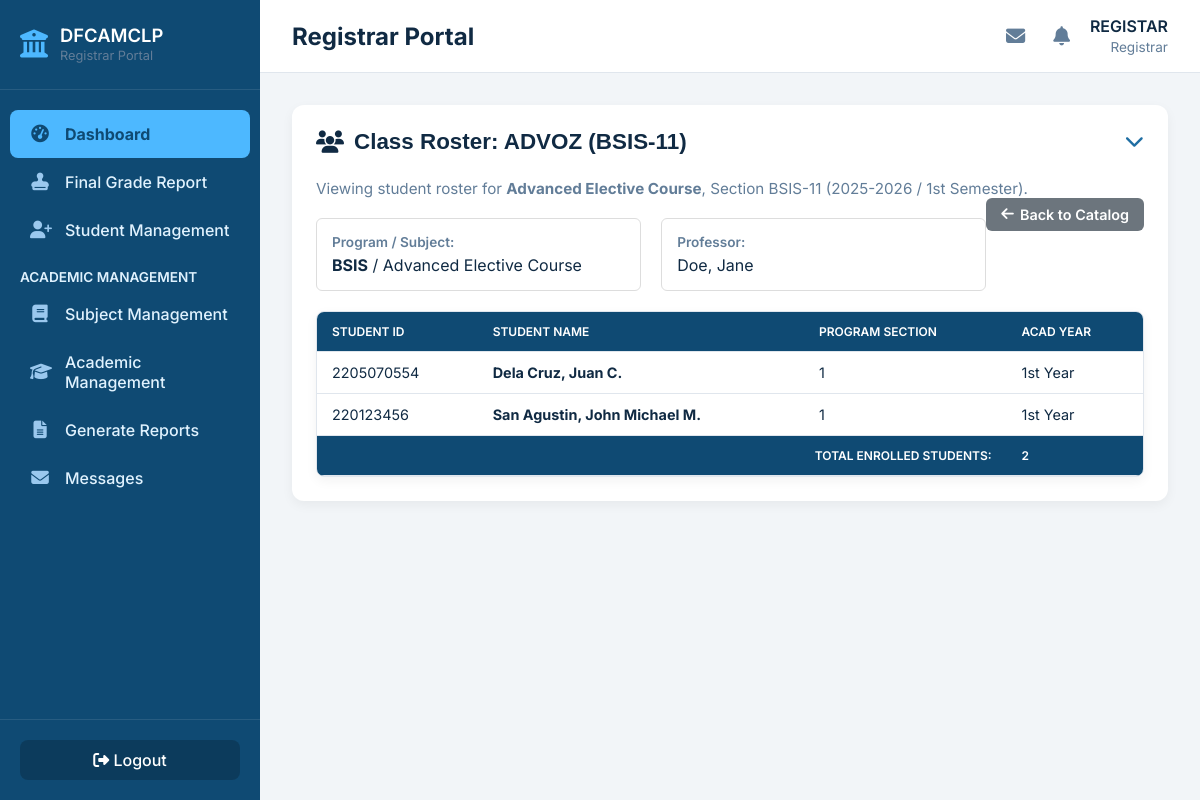
The app's page /registrar_subjects.php?class_id=28 (signed in) with its own data.
### tables this page shows
CREATE TABLE `subject` (
  `subject_id` int(11) NOT NULL,
  `subject_code` varchar(20) NOT NULL,
  `subject_name` varchar(100) NOT NULL,
  `program_offered` enum('BSIS','BSCPE','ALL') NOT NULL DEFAULT 'BSIS',
  `has_lab` tinyint(1) NOT NULL DEFAULT 0,
  `description` text DEFAULT NULL,
  `semester` int(11) NOT NULL,
  `year_level` int(11) NOT NULL,
  `program_head_id` int(11) NOT NULL
);

CREATE TABLE `classes` (
  `class_id` int(11) NOT NULL,
  `subject_id` int(11) NOT NULL,
  `professor_sid` bigint(20) NOT NULL,
  `academic_year` varchar(10) NOT NULL,
  `semester` varchar(50) NOT NULL,
  `section` varchar(50) DEFAULT NULL,
  `midterm_submission_start` datetime DEFAULT NULL COMMENT 'Timestamp when midterm grades were first submitted',
  `midterm_finalized_at` datetime DEFAULT NULL COMMENT 'Timestamp when midterm grades were locked',
  `final_submission_start` datetime DEFAULT NULL COMMENT 'Timestamp when final grades were first submitted',
  `final_finalized_at` datetime DEFAULT NULL COMMENT 'Timestamp when final grades were locked',
  `finalization_date` datetime DEFAULT NULL,
  `is_finalized` tinyint(1) NOT NULL DEFAULT 0
);

CREATE TABLE `user_profiles` (
  `profile_id` int(11) NOT NULL,
  `sid` bigint(20) NOT NULL,
  `student_id` varchar(20) DEFAULT NULL,
  `first_name` varchar(50) DEFAULT NULL,
  `middle_name` varchar(50) DEFAULT NULL,
  `last_name` varchar(50) DEFAULT NULL,
  `program` varchar(100) DEFAULT NULL,
  `section` char(1) DEFAULT NULL,
  `academic_year` enum('1st Year','2nd Year','3rd Year','4th Year','5th Year') NOT NULL DEFAULT '1st Year'
);

### registrar_subjects.php (the view, shortened to what this page needs)
<?php
include 'db.php';
$catalog_data = [];
$class_details_id = filter_input(INPUT_GET, 'class_id', FILTER_VALIDATE_INT);
try {
    $params = [];
    $stmt_catalog = $conn->prepare("
        SELECT
            s.subject_id, s.subject_code, s.subject_name, s.program_offered, s.year_level, s.semester, s.has_lab,
            c.class_id, c.academic_year, c.semester as class_semester, c.section,
            p.sid as professor_sid, up_prof.first_name as prof_first_name, up_prof.last_name as prof_last_name
        FROM subject s
        LEFT JOIN classes c ON s.subject_id = c.subject_id
        LEFT JOIN users p ON c.professor_sid = p.sid AND p.role = 'professor'
        LEFT JOIN user_profiles up_prof ON p.sid = up_prof.sid
        ORDER BY s.program_offered, s.year_level, s.semester, s.subject_code, c.academic_year, c.section
    ");
    $stmt_catalog->execute($params);
    $raw_data = $stmt_catalog->fetchAll(PDO::FETCH_ASSOC);
    $catalog_data = [];
    foreach ($raw_data as $row) {
        $program_key = $row['program_offered'];
        $subject_key = $row['subject_id'];
        $class_key = $row['class_id'];
        if (!isset($catalog_data[$program_key])) {
            $catalog_data[$program_key] = [
                'name' => $program_key,
                'subjects' => []
            ];
        }
        if (!isset($catalog_data[$program_key]['subjects'][$subject_key])) {
            $catalog_data[$program_key]['subjects'][$subject_key] = [
                'code' => $row['subject_code'],
                'name' => $row['subject_name'],
                'year' => $row['year_level'],
                'sem' => $row['semester'],
                'has_lab' => $row['has_lab'],
                'classes' => []
            ];
        }
        if ($row['class_id'] !== null) {
            $catalog_data[$program_key]['subjects'][$subject_key]['classes'][$class_key] = [
                'id' => $row['class_id'],
                'acad_year' => $row['academic_year'],
                'semester' => $row['class_semester'],
                'section' => $row['section'],
                'professor' => [
                    'sid' => $row['professor_sid'],
                    'name' => ($row['prof_last_name'] && $row['prof_first_name'])
                        ? htmlspecialchars($row['prof_last_name'] . ', ' . $row['prof_first_name'])
                        : 'N/A'
                ],
                'students' => []
            ];
        }
    }
} catch (PDOException $e) {
    $db_error = "Database error fetching catalog data: " . $e->getMessage();
}
$enrolled_students = [];
$class_info = null;
if ($class_details_id) {
    try {
        $stmt_students = $conn->prepare("
            SELECT
                u.sid,
                up.student_id,
                up.last_name,
                up.first_name,
                up.middle_name,
                up.section,
                up.academic_year
            FROM enrollment e
            JOIN users u ON e.student_sid = u.sid
            JOIN user_profiles up ON u.sid = up.sid
            WHERE e.class_id = ?
            ORDER BY up.last_name, up.first_name
        ");
        $stmt_students->execute([$class_details_id]);
        $enrolled_students = $stmt_students->fetchAll(PDO::FETCH_ASSOC);
        foreach ($catalog_data as $program) {
            foreach ($program['subjects'] as $subject) {
                if (isset($subject['classes'][$class_details_id])) {
                    $class_info = $subject['classes'][$class_details_id];
                    $class_info['subject_code'] = $subject['code'];
                    $class_info['subject_name'] = $subject['name'];
                    $class_info['program'] = $program['name'];
                    break 2;
                }
            }
        }
    } catch (PDOException $e) {
        $db_error = "Database error fetching enrolled students: " . $e->getMessage();
        $class_details_id = null;
    }
}
include_once 'registrar_header.php';
?>
<?php if ($class_details_id && $class_info): ?>
<section class="content-section" id="class-roster-section">
    <button type="button" class="collapsible-header active" data-default-open="true">
        <h2>
            <i class="fa-solid fa-users"></i> Class Roster: <?= htmlspecialchars($class_info['subject_code']); ?> (<?= htmlspecialchars($class_info['section']); ?>)
        </h2>
        <i class="fa-solid fa-chevron-down collapse-icon"></i>
    </button>
    <div class="collapsible-content">
        <p class="description">
            Viewing student roster for <strong><?= htmlspecialchars($class_info['subject_name']); ?></strong>, Section <?= htmlspecialchars($class_info['section']); ?> (<?= htmlspecialchars($class_info['acad_year']); ?> / <?= htmlspecialchars($class_info['semester']); ?>).
            <a href="registrar_subjects.php" class="reject-btn" style="float: right;">
                <i class="fa-solid fa-arrow-left"></i> Back to Catalog
            </a>
        </p>
        <div style="display: grid; grid-template-columns: 1fr 1fr; gap: 20px; margin-bottom: 20px;">
            <div class="info-card">
                <label>Program / Subject:</label>
                <p><strong><?= htmlspecialchars($class_info['program']); ?></strong> / <?= htmlspecialchars($class_info['subject_name']); ?></p>
            </div>
            <div class="info-card">
                <label>Professor:</label>
                <p><?= htmlspecialchars($class_info['professor']['name']); ?></p>
            </div>
        </div>
        <?php if (!empty($enrolled_students)): ?>
            <div class="table-container">
                <table class="review-table">
                    <thead>
                        <tr>
                            <th>Student ID</th>
                            <th>Student Name</th>
                            <th>Program Section</th>
                            <th>Acad Year</th>
                        </tr>
                    </thead>
                    <tbody>
                        <?php foreach ($enrolled_students as $student): ?>
                        <tr>
                            <td><?= htmlspecialchars($student['student_id']); ?></td>
                            <td><strong><?= htmlspecialchars($student['last_name'] . ', ' . $student['first_name'] . ' ' . substr($student['middle_name'], 0, 1) . '.'); ?></strong></td>
                            <td><?= htmlspecialchars($student['section']); ?></td>
                            <td><?= htmlspecialchars($student['academic_year']); ?></td>
                        </tr>
                        <?php endforeach; ?>
                    </tbody>
                    <tfoot>
                        <tr>
                            <th colspan="3" style="text-align: right;">Total Enrolled Students:</th>
                            <th><?= count($enrolled_students); ?></th>
                        </tr>
                    </tfoot>
                </table>
            </div>
        <?php else: ?>
            <p class="no-data">No students are currently enrolled in this section.</p>
        <?php endif; ?>
    </div>
</section>
<?php endif; ?>
<?php
include 'registrar_footer.php';
?>

### registrar_header.php (style rules this page uses)
:root { --nav-dark: #0f4a73; --panel-blue: #1f6ea3; --bg-light: #f2f5f8; --white: #ffffff; --text-dark: #102a43; --text-light: #627d98; --accent-light: #4db8ff; --shadow: 0 4px 12px rgba(0, 0, 0, 0.05); --shadow-md: 0 6px 15px rgba(0, 0, 0, 0.08); --critical: #cc3333; --success-green: #28a745; --warning-orange: #f5a623; --info-blue: #17a2b8; --border-color: #e0e6ed; --navy: var(--nav-dark); --mid: var(--text-dark); --accent: var(--accent-light); --background: var(--bg-light); }
* { box-sizing: border-box; margin: 0; padding: 0; }
body { font-family: 'Inter', 'Segoe UI', sans-serif; background: var(--bg-light); color: var(--text-dark); display: flex; height: 100vh; overflow: hidden; }
.content-section { background: var(--white); border-radius: 12px; padding: 24px; box-shadow: var(--shadow); margin-bottom: 32px; }
.content-section h2 { font-size: 1.25rem; font-weight: 700; color: var(--panel-blue); margin-bottom: 8px; display: flex; align-items: center; gap: 10px; }
.content-section p.description { font-size: 0.95rem; color: var(--text-light); margin-bottom: 20px; }
.table-container { width: 100%; overflow-x: auto; border: 1px solid var(--border-color); border-radius: 8px; box-shadow: var(--shadow); }
.approval-table, .review-table, .records-table, .req-table { width: 100%; border-collapse: collapse; font-size: 0.9rem; background-color: #fff; }
.approval-table th, .review-table th, .records-table th, .req-table th { background: var(--nav-dark); color: var(--white); padding: 12px 15px; text-align: left; font-weight: 600; text-transform: uppercase; font-size: 0.75rem; border-bottom: 1px solid var(--border-color); }
.approval-table td, .review-table td, .records-table td, .req-table td { border-bottom: 1px solid var(--border-color); padding: 12px 15px; vertical-align: middle; }
.req-table td:last-child, .review-table td:last-child { border-right: none; }
.action-link, .btn-primary, .approve-btn, .reject-btn { border: none; border-radius: 6px; padding: 8px 12px; font-size: 0.85rem; font-weight: 600; cursor: pointer; display: inline-flex; align-items: center; gap: 6px; transition: opacity 0.2s ease; text-decoration: none; }
.reject-btn { background: var(--critical); color: var(--white); }

### registrar_subjects.php (style rules this page uses)
.info-card { background: #fff; padding: 15px; border: 1px solid #ddd; border-radius: 6px; }
.info-card label { font-size: 0.85em; font-weight: 600; color: var(--text-light); display: block; margin-bottom: 5px; }
.info-card p { margin: 0; font-size: 1em; }
.reject-btn { background-color: #6c757d; color: white; padding: 8px 15px; border: none; border-radius: 6px; text-decoration: none; font-size: 0.9rem; }
.collapsible-header { background: none; border: none; width: 100%; display: flex; justify-content: space-between; align-items: center; padding: 0; cursor: pointer; text-align: left; margin-bottom: 1.5rem; }
.collapsible-header h2 { margin: 0; font-size: 1.4rem; color: var(--text-dark); }
.collapsible-header .collapse-icon { font-size: 1.2rem; color: var(--panel-blue, #007bff); transition: transform 0.3s ease; margin-left: 15px; }
.collapsible-header.active .collapse-icon { transform: rotate(0deg); }

### records on screen
subject: subject_code "ADVOZ", subject_name "Advanced Elective Course", program_offered "BSIS"
classes: section "BSIS-11", academic_year "2025-2026", semester "1st Semester"
user_profiles: student "2205070554", last_name+first_name+middle_name "Dela Cruz, Juan C.", section "1", academic_year "1st Year"
user_profiles: student "220123456", last_name+first_name+middle_name "San Agustin, John Michael M.", section "1", academic_year "1st Year"

### other values on screen
$current_title "Registrar Portal"
$current_user_name "REGISTAR"
$_SESSION['role'] "Registrar"
$class_info['professor']['name'] "Doe, Jane"
count($enrolled_students) "2"
